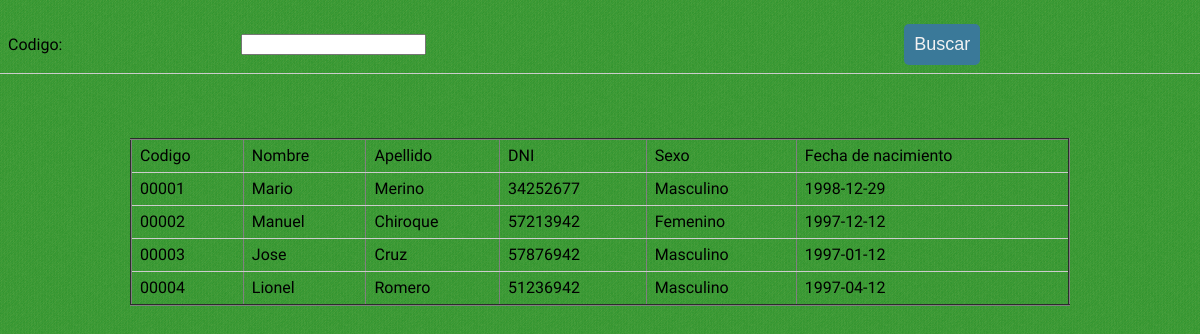
Screenshot of /view/alumno.php (signed in) with the database file from the repository.
### tables this page shows
CREATE TABLE `alumno` (
  `id_alumno` char(5) NOT NULL,
  `nombre` varchar(50) NOT NULL,
  `apellido` varchar(50) NOT NULL,
  `dni` char(8) NOT NULL,
  `sexo` varchar(10) NOT NULL,
  `fecha_nac` date NOT NULL
);

### model/database.php (called while the page is built)
<?php
class Database
{
    public static function StartUp()
    {
        $pdo = new PDO('mysql:host=localhost;dbname=db_colegio;charset=utf8', 'root', '');
        $pdo->setAttribute(PDO::ATTR_ERRMODE, PDO::ERRMODE_EXCEPTION);
        return $pdo;
    }
}
?>

### controller/alumno.controller.php (called while the page is built, shortened)
<?php
require_once '../model/alumno.php';
class AlumnoController{
        public function Listar(){
		$alm = new Alumno();
        $lista= $alm->Listar();
		return $lista;
    }
}
?>

### model/alumno.php (called while the page is built, shortened)
<?php
class Alumno
{
	private $pdo;
	public function __CONSTRUCT()
	{
		try
		{
			$this->pdo = Database::StartUp();
		}
		catch(Exception $e)
		{
			die($e->getMessage());
		}
	}
	public function Listar()
	{
		try
		{
			$stm = $this->pdo->prepare("SELECT id_alumno as Codigo, nombre as Nombre, apellido as Apellido,
			dni as DNI, sexo as Sexo, fecha_nac as Fecha_nacimiento
			FROM alumno order by id_alumno");
			$stm->execute();
			return $stm->fetchAll(PDO::FETCH_OBJ);
		}
		catch(Exception $e)
		{
			die($e->getMessage());
		}
	}
}

### view/alumno.php (the view, shortened to what this page needs)
<?php
include_once '../model/database.php';
include_once '../controller/alumno.controller.php';
?>
<!DOCTYPE html>
<html lang="en">
	<head>
		<link href="../assets/style/style.css" media="screen" rel="stylesheet" type="text/css" />
		<link href="../assets/style/iconic.css" media="screen" rel="stylesheet" type="text/css" />
	</head>
<body>
	<div>
	<table class="#" border="0" align ="center">
	<tr><td>Codigo: </td><td><input type="text" name="code"/>
	<td><input id="button" class="button:before" type="submit" value="Buscar"/></td>
	</tr>
	</table>
	</div>
	<div class="wrap">
	<table class='respond' border='2px' WIDTH='100'>
    <tr><td>Codigo</td><td>Nombre</td><td>Apellido</td><td>DNI</td><td>Sexo</td><td>Fecha de nacimiento</td></tr>
	<?php
	$mat= new AlumnoController();
	$lista=$mat->Listar();
	foreach($lista as $columna){
		echo ("<tr>");
		echo("<td>".$columna->Codigo."</td>");
		echo("<td>".$columna->Nombre."</td>");
		echo("<td>".$columna->Apellido."</td>");
		echo("<td>".$columna->DNI."</td>");
		echo("<td>".$columna->Sexo."</td>");
		echo("<td>".$columna->Fecha_nacimiento."</td>");
	}
	?>
	</TABLE>
	</div>
</body>
</html>

### assets/style/style.css (style rules this page uses)
html, body, div, span, applet, object, iframe, h1, h2, h3, h4, h5, h6, p, blockquote, pre, a, abbr, acronym, address, big, cite, code, del, dfn, em, img, ins, kbd, q, s, samp, small, strike, strong, sub, sup, tt, var, b, u, i, center, dl, dd, ol, ul, li, fieldset, label, legend, caption,article, aside, canvas, details, embed, figure, figcaption, footer, header, hgroup, menu, nav, output, ruby, section, summary, time, mark, audio, video { margin: 0; padding: 0; border: 0; font-size: 100%; font: inherit; vertical-align: baseline; }
body { line-height: 1; }
body { background: url('../img/denim.png'); font-family: 'Droid Sans', sans-serif;; }
.wrap { width: 940px; margin: 4em auto; }

### view/alumno.php (style rules this page uses)
#button { border: none; background: #3a7999; color: #f2f2f2; padding: 10px; font-size: 18px; border-radius: 5px; position: relative; box-sizing: border-box; transition: all 500ms ease; }
table { width: 100%; margin: 1em 0 2em; border-collapse: collapse; }
td { padding: .5em .5em; border-bottom: solid 1px #ccc; }

### rows the page displays
alumno: id_alumno "00001", nombre "Mario", apellido "Merino", dni "34252677", sexo "Masculino", fecha_nac "1998-12-29"
alumno: id_alumno "00002", nombre "Manuel", apellido "Chiroque", dni "57213942", sexo "Femenino", fecha_nac "1997-12-12"
alumno: id_alumno "00003", nombre "Jose", apellido "Cruz", dni "57876942", sexo "Masculino", fecha_nac "1997-01-12"
alumno: id_alumno "00004", nombre "Lionel", apellido "Romero", dni "51236942", sexo "Masculino", fecha_nac "1997-04-12"
